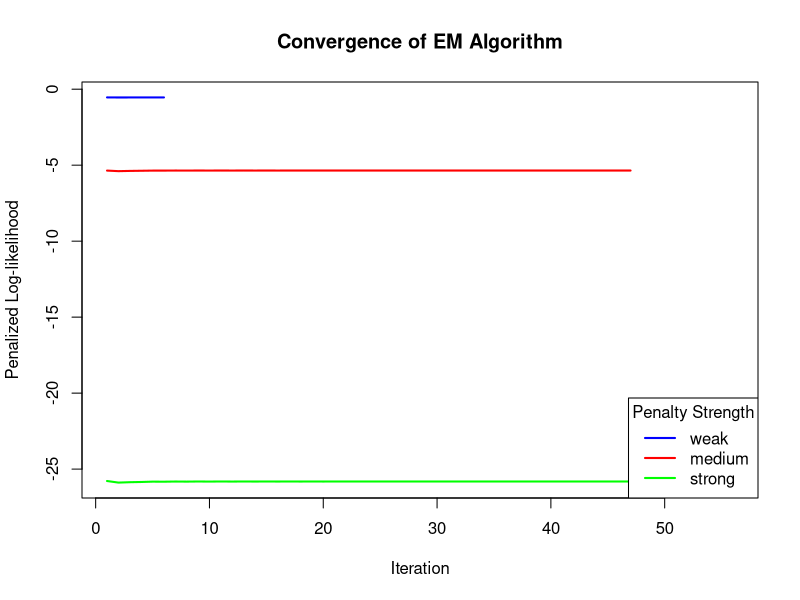

The R script that drew this image:
library(mvtnorm)  
library(glasso)
# K-means initialization function
initialize_func <- function(data, K, n.start = 100) {
  n <- nrow(data)
  p <- ncol(data)
  Mu <- matrix(0, K, p)
  kmeans.clust <- kmeans(data, centers = K, nstart = n.start)
  memb <- kmeans.clust$cluster
  prob <- kmeans.clust$size / n
  Theta <- array(0, dim = c(p, p, K))
  S <- array(0, dim = c(p, p, K))
  
  for (k in 1:K) {
    Mu[k, ] <- colMeans(data[memb == k, , drop = FALSE])
    S[, , k] <- cov(data[memb == k, , drop = FALSE]) + diag(1e-6, p)
    Theta[, , k] <- solve(S[, , k])
  }
  
  list(prob = prob, Mu = Mu, Theta = Theta, S = S, memb = memb)
}

# Main EM algorithm function with regularization
fit_cluster_model_with_reg <- function(data, 
                                       G, 
                                       lambda, 
                                       rho, 
                                       max_iter = 250, 
                                       tol = 1e-3,
                                       verbose = FALSE) {
  # Initialize dimensions
  n <- nrow(data)
  p <- ncol(data)
  
  # Initialize parameters using K-means
  init <- initialize_func(data, G, n.start = 10)
  pi_k <- init$prob           # Initial proportions
  mu_k <- init$Mu             # Initial means
  Theta_k <- init$Theta       # Initial precision matrices
  Sigma_k <- init$S          # Initial covariance matrices
  
  # Storage for log-likelihood
  log_likelihood <- numeric(max_iter)
  
  # Main EM loop
  for (iter in 1:max_iter) {
    # E-step: Calculate conditional probabilities
    log_resp <- matrix(0, n, G)
    for (k in 1:G) {
      # Ensure symmetry in covariance matrix
      Sigma_k[, , k] <- (Sigma_k[, , k] + t(Sigma_k[, , k])) / 2
      
      # Calculate log probabilities
      det_result <- determinant(Sigma_k[, , k], logarithm = TRUE)
      log_resp[, k] <- log(pi_k[k]) + dmvnorm(data, 
                                              mean = mu_k[k, ],
                                              sigma = Sigma_k[, , k],
                                              log = TRUE)
    }
    
    # Numerical stability adjustment
    max_log_resp <- apply(log_resp, 1, max)
    log_resp <- sweep(log_resp, 1, max_log_resp, FUN = "-")
    resp <- exp(log_resp)
    resp <- resp / rowSums(resp)
    t_ik <- resp
    
    # M-step:
    # Update mixing proportions
    n_k <- colSums(t_ik)
    pi_k <- n_k / n
    
    # Update means and covariance for each cluster
    for (k in 1:G) {
      W <- Theta_k[, , k]          # Precision matrix for cluster k
      MuPrec <- mu_k[k, ]          # Previous mean vector
      MuNew <- numeric(p)          # New mean vector
      
      # Update means with penalization
      for (j in 1:p) {
        # Calculate total absolute value for thresholding
        Tabs <- sum(t_ik[, k] * (rowSums(sweep(data, 2, MuPrec, FUN = "-") * W[, j]) + 
                                   MuPrec[j] * W[j, j]))
        
        if (abs(Tabs) <= lambda) {
          MuNew[j] <- 0  # Threshold condition met
        } else {
          # Calculate penalized update
          T <- sum(t_ik[, k] * data[, j] * W[j, j]) - 
            sum(t_ik[, k] * rowSums(sweep(data, 2, MuPrec, FUN = "-") * W[j, -j])) + 
            lambda * sign(MuPrec[j])
          MuNew[j] <- T / (n_k[k] * W[j, j])
        }
      }
      mu_k[k, ] <- MuNew
      
      # Calculate empirical covariance matrix
      centered_data <- sweep(data, 2, MuNew, FUN = "-")
      S_k <- crossprod(centered_data * sqrt(t_ik[, k])) / n_k[k]
      
      # Update precision and covariance matrices using graphical lasso
      rhotilde <- (2 * rho) / n_k[k]
      glasso_fit <- glasso::glasso(S_k, 
                                   rho = rhotilde,
                                   penalize.diagonal = FALSE,
                                   thr = 0.001,
                                   maxit = 1000)
      
      Theta_k[, , k] <- glasso_fit$wi      # Precision matrix
      Sigma_k[, , k] <- glasso_fit$w       # Covariance matrix
      
      # Enforce symmetry
      Sigma_k[, , k] <- (Sigma_k[, , k] + t(Sigma_k[, , k])) / 2
    }
    
    # Compute penalized log-likelihood
    penalized_loglik <- sum(log(rowSums(resp))) - 
      (lambda * sum(abs(mu_k))) - 
      (rho * sum(sapply(1:G, function(k) sum(abs(Theta_k[, , k])))))
    
    log_likelihood[iter] <- penalized_loglik
    
    # Check convergence
    if (iter > 1) {
      rel_change <- abs(log_likelihood[iter] - log_likelihood[iter - 1]) / 
        abs(log_likelihood[iter - 1])
      abs_change <- abs(log_likelihood[iter] - log_likelihood[iter - 1])
      if (verbose) {
        cat(sprintf("Iteration %d: log-likelihood = %.4f, relative change = %.6f\n",
                    iter, log_likelihood[iter], rel_change))
      }
      if (abs_change < tol) {
        log_likelihood <- log_likelihood[1:iter]
        break
      }
    }
  }
  
  # Return results
  list(
    proportions = pi_k,
    means = mu_k,
    precision_matrices = Theta_k,
    covariance_matrices = Sigma_k,
    responsibilities = t_ik,
    log_likelihood = log_likelihood,
    n_iterations = iter,
    cluster_assignments = apply(t_ik, 1, which.max)
  )
}

match_labels <- function(estimated_means, true_means) {
  G <- nrow(estimated_means)
  best_perm <- 1:G
  min_dist <- Inf
  
  # For 2 clusters, we only need to check 2 permutations
  perms <- list(
    1:G,
    c(2:G, 1)
  )
  
  for (perm in perms) {
    dist <- sum((estimated_means[perm,] - true_means)^2)
    if (dist < min_dist) {
      min_dist <- dist
      best_perm <- perm
    }
  }
  
  return(best_perm)
}

# Test function with true parameters and convergence metrics
test_clustering_convergence <- function() {
  # Set random seed for reproducibility
  set.seed(123)
  
  # Define true parameters
  n <- 200  # Total sample size
  p <- 5    # Number of dimensions
  G <- 2    # Number of clusters
  
  # True mixing proportions
  true_pi <- c(0.4, 0.6)
  
  # True means
  true_mu <- matrix(c(
    0, 0, 0, 0, 0,    # Cluster 1 means
    3, 3, 3, 3, 3     # Cluster 2 means
  ), nrow = G, byrow = TRUE)
  
  # True covariance matrices
  true_Sigma <- array(0, dim = c(p, p, G))
  # Cluster 1: AR(1) structure with rho = 0.7
  rho1 <- 0.7
  true_Sigma[,,1] <- rho1^abs(outer(1:p, 1:p, "-"))
  # Cluster 2: Compound symmetry with variance 1 and correlation 0.3
  rho2 <- 0.3
  true_Sigma[,,2] <- matrix(rho2, p, p) + diag(1-rho2, p)
  
  # True precision matrices
  true_Theta <- array(0, dim = c(p, p, G))
  true_Theta[,,1] <- solve(true_Sigma[,,1])
  true_Theta[,,2] <- solve(true_Sigma[,,2])
  
  # Generate data
  data <- matrix(0, n, p)
  true_labels <- numeric(n)
  
  # Sample cluster assignments
  z <- sample(1:G, n, replace = TRUE, prob = true_pi)
  
  # Generate observations
  for (i in 1:n) {
    cluster <- z[i]
    data[i,] <- MASS::mvrnorm(1, 
                              mu = true_mu[cluster,], 
                              Sigma = true_Sigma[,,cluster])
    true_labels[i] <- cluster
  }
  
  # Fit model with different penalty parameters
  penalties <- list(
    weak = list(lambda = 0.01, rho = 0.01),
    medium = list(lambda = 0.1, rho = 0.1),
    strong = list(lambda = 0.5, rho = 0.5)
  )
  
  results <- list()
  for (penalty_name in names(penalties)) {
    cat(sprintf("\nFitting model with %s penalties...\n", penalty_name))
    
    results[[penalty_name]] <- fit_cluster_model_with_reg(
      data = data,
      G = G,
      lambda = penalties[[penalty_name]]$lambda,
      rho = penalties[[penalty_name]]$rho,
      max_iter = 100,
      tol = 1e-4,
      verbose = TRUE
    )
  }
  
  # Compute evaluation metrics
  evaluate_results <- function(result, penalty_name) {
    # Match labels based on means
    estimated_means <- result$means
    matching <- match_labels(estimated_means, true_mu)
    
    # Reorder estimated parameters
    result$means <- result$means[matching,]
    result$covariance_matrices <- result$covariance_matrices[,,matching]
    result$precision_matrices <- result$precision_matrices[,,matching]
    result$proportions <- result$proportions[matching]
    
    # Adjust cluster assignments
    old_to_new <- numeric(G)
    old_to_new[matching] <- 1:G
    result$cluster_assignments <- old_to_new[result$cluster_assignments]
    
    # Compute metrics
    metrics <- list(
      # Mean estimation error
      mean_error = mean(abs(result$means - true_mu)),
      
      # Proportion estimation error
      prop_error = mean(abs(result$proportions - true_pi)),
      
      # Covariance matrix error (Frobenius norm)
      cov_error = mean(sapply(1:G, function(k) {
        norm(result$covariance_matrices[,,k] - true_Sigma[,,k], "F")
      })),
      
      # Precision matrix error (Frobenius norm)
      prec_error = mean(sapply(1:G, function(k) {
        norm(result$precision_matrices[,,k] - true_Theta[,,k], "F")
      })),
      
      # Classification error rate
      class_error = mean(result$cluster_assignments != true_labels),
      
      # Number of iterations to convergence
      n_iter = length(result$log_likelihood),
      
      # Final log-likelihood
      final_loglik = tail(result$log_likelihood, 1)
    )
    
    # Print results
    cat(sprintf("\nResults for %s penalties:\n", penalty_name))
    cat("Mean estimation error:", metrics$mean_error, "\n")
    cat("Proportion estimation error:", metrics$prop_error, "\n")
    cat("Covariance matrix error:", metrics$cov_error, "\n")
    cat("Precision matrix error:", metrics$prec_error, "\n")
    cat("Classification error rate:", metrics$class_error, "\n")
    cat("Number of iterations:", metrics$n_iter, "\n")
    cat("Final log-likelihood:", metrics$final_loglik, "\n")
    
    return(metrics)
  }
  
  # Evaluate all results
  evaluation <- lapply(names(results), function(penalty_name) {
    evaluate_results(results[[penalty_name]], penalty_name)
  })
  names(evaluation) <- names(results)
  
  # Return full results
  return(list(
    true_parameters = list(
      proportions = true_pi,
      means = true_mu,
      covariance_matrices = true_Sigma,
      precision_matrices = true_Theta,
      labels = true_labels
    ),
    fitted_models = results,
    evaluation = evaluation,
    data = data
  ))
}

# Visualization function for convergence
plot_convergence <- function(test_results) {
  # Extract log-likelihoods
  log_liks <- lapply(test_results$fitted_models, function(x) x$log_likelihood)
  max_iter <- max(sapply(log_liks, length))
  
  # Create plot
  plot(1:max_iter, type = "n", 
       ylim = range(unlist(log_liks)),
       xlab = "Iteration", 
       ylab = "Penalized Log-likelihood",
       main = "Convergence of EM Algorithm")
  
  colors <- c("weak" = "blue", "medium" = "red", "strong" = "green")
  
  for (penalty_name in names(log_liks)) {
    lines(1:length(log_liks[[penalty_name]]), 
          log_liks[[penalty_name]], 
          col = colors[penalty_name],
          lwd = 2)
  }
  
  legend("bottomright", 
         legend = names(log_liks),
         col = colors,
         lwd = 2,
         title = "Penalty Strength")
}

# Run test
results <- test_clustering_convergence()

# Plot convergence
plot_convergence(results)
